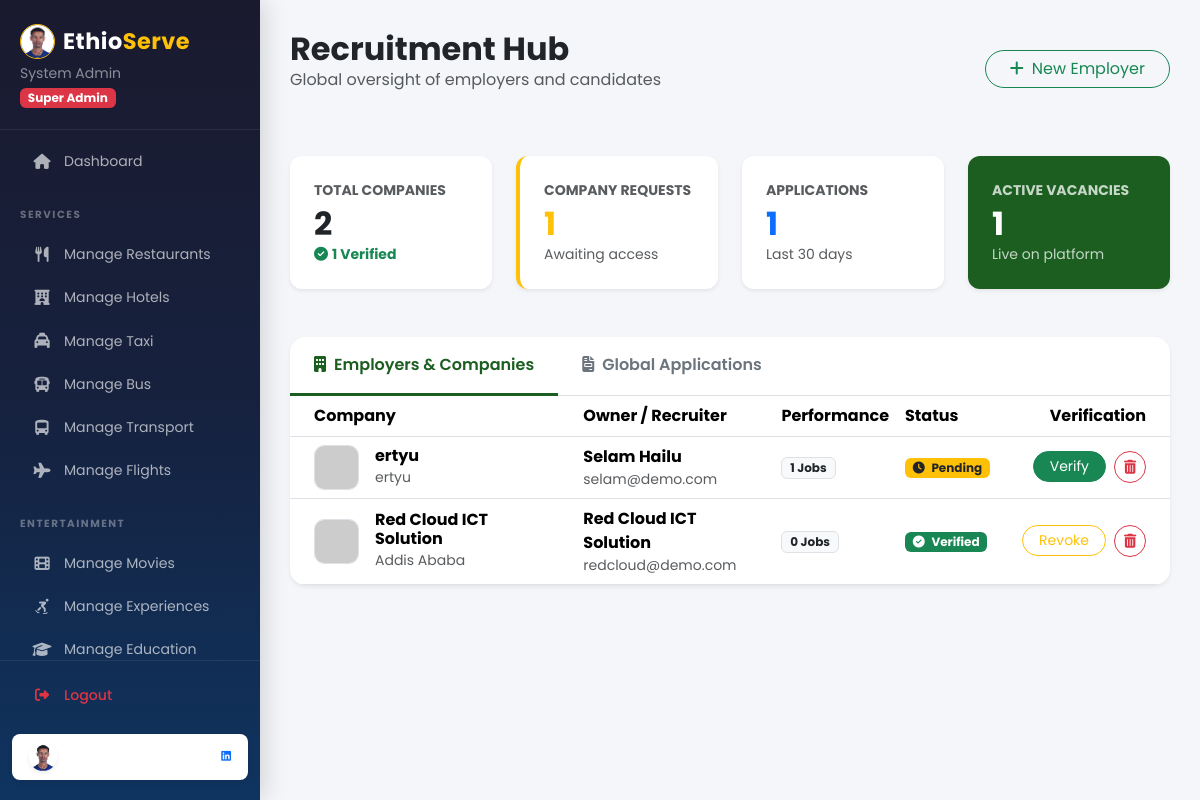
Screenshot of /admin/manage_jobs.php (signed in) with the database file from the repository.
### tables this page shows
CREATE TABLE `job_companies` (
  `id` int(11) NOT NULL AUTO_INCREMENT,
  `user_id` int(11) NOT NULL,
  `company_name` varchar(200) NOT NULL,
  `logo_url` text DEFAULT NULL,
  `description` text DEFAULT NULL,
  `website` varchar(255) DEFAULT NULL,
  `location` varchar(200) DEFAULT NULL,
  `industry` varchar(100) DEFAULT NULL,
  `size` varchar(50) DEFAULT NULL,
  `verified` tinyint(1) DEFAULT 0,
  `rating` decimal(3,2) DEFAULT 0.00,
  `created_at` timestamp NOT NULL DEFAULT current_timestamp(),
  PRIMARY KEY (`id`),
  KEY `user_id` (`user_id`),
  CONSTRAINT `job_companies_ibfk_1` FOREIGN KEY (`user_id`) REFERENCES `users` (`id`) ON DELETE CASCADE
);

CREATE TABLE `users` (
  `id` int(11) NOT NULL AUTO_INCREMENT,
  `username` varchar(50) NOT NULL,
  `password` varchar(255) NOT NULL,
  `email` varchar(100) NOT NULL,
  `full_name` varchar(100) DEFAULT NULL,
  `phone` varchar(20) DEFAULT NULL,
  `role` enum('admin','hotel','broker','transport','customer','restaurant','taxi','student','doctor','employer','dating','home_pro') DEFAULT 'customer',
  `grade` int(11) DEFAULT 0,
  `profile_photo` varchar(255) DEFAULT NULL,
  `created_at` timestamp NOT NULL DEFAULT current_timestamp(),
  PRIMARY KEY (`id`),
  UNIQUE KEY `username` (`username`),
  UNIQUE KEY `email` (`email`)
);

### admin/manage_jobs.php (the view, shortened to what this page needs)
<?php
require_once '../includes/db.php';
$stmt = $pdo->query("
    SELECT c.*, u.full_name as owner_name, u.email as owner_email, u.phone as owner_phone,
           (SELECT COUNT(*) FROM job_listings WHERE company_id = c.id) as job_count
    FROM job_companies c
    JOIN users u ON c.user_id = u.id
    ORDER BY c.verified ASC, c.company_name ASC
");
$companies = $stmt->fetchAll();
$stmt = $pdo->query("
    SELECT ja.*, jl.title as job_title, jc.company_name,
           u.full_name as applicant_name, u.email as applicant_email, u.phone as applicant_phone,
           jp.profile_pic, jp.headline, jp.bio, jp.skills, jp.experience_years, jp.education
    FROM job_applications ja
    JOIN job_listings jl ON ja.job_id = jl.id
    JOIN job_companies jc ON jl.company_id = jc.id
    JOIN users u ON ja.applicant_id = u.id
    LEFT JOIN job_profiles jp ON u.id = jp.user_id
    ORDER BY ja.applied_at DESC
    LIMIT 50
");
$applications = $stmt->fetchAll();
$total_companies = count($companies);
$verified_companies = 0;
foreach ($companies as $c)
    if ($c['verified'])
        $verified_companies++;
$pending_verification = $total_companies - $verified_companies;
?>
<!DOCTYPE html>
<html lang="en">
<head>
    <link href="https://cdn.jsdelivr.net/npm/bootstrap@5.3.2/dist/css/bootstrap.min.css" rel="stylesheet">
    <link rel="stylesheet" href="https://cdnjs.cloudflare.com/ajax/libs/font-awesome/6.4.2/css/all.min.css">
    <link rel="stylesheet" href="../assets/css/style.css">
</head>
<body>
    <div class="dashboard-wrapper">
        <?php include('../includes/sidebar_admin.php'); ?>
        <div class="main-content">
            <div class="d-flex justify-content-between align-items-center mb-5">
                <div>
                    <h2 class="fw-bold mb-0">Recruitment Hub</h2>
                    <p class="text-muted">Global oversight of employers and candidates</p>
                </div>
                <div class="d-flex gap-2">
                    <a href="add_company.php" class="btn btn-outline-success rounded-pill px-4">
                        <i class="fas fa-plus me-2"></i>New Employer
                    </a>
                </div>
            </div>
            <div class="row g-4 mb-5">
                <div class="col-md-3">
                    <div class="card border-0 shadow-sm p-4 bg-white">
                        <p class="small fw-bold text-uppercase text-muted mb-1">Total Companies</p>
                        <h2 class="fw-bold mb-0 text-dark"><?php echo $total_companies; ?></h2>
                        <small class="text-success fw-bold"><i
                                class="fas fa-check-circle me-1"></i><?php echo $verified_companies; ?> Verified</small>
                    </div>
                </div>
                <div class="col-md-3">
                    <div class="card border-0 shadow-sm p-4 bg-white border-start border-warning border-4">
                        <p class="small fw-bold text-uppercase text-muted mb-1">Company Requests</p>
                        <h2 class="fw-bold mb-0 text-warning"><?php echo $pending_verification; ?></h2>
                        <small class="text-muted">Awaiting access</small>
                    </div>
                </div>
                <div class="col-md-3">
                    <div class="card border-0 shadow-sm p-4 bg-white">
                        <p class="small fw-bold text-uppercase text-muted mb-1">Applications</p>
                        <h2 class="fw-bold mb-0 text-primary"><?php echo count($applications); ?></h2>
                        <small class="text-muted">Last 30 days</small>
                    </div>
                </div>
                <div class="col-md-3">
                    <div class="card border-0 shadow-sm p-4 bg-primary-green text-white">
                        <p class="small fw-bold text-uppercase opacity-75 mb-1">Active Vacancies</p>
                        <h2 class="fw-bold mb-0">
                            <?php echo array_sum(array_column($companies, 'job_count')); ?>
                        </h2>
                        <small class="opacity-75">Live on platform</small>
                    </div>
                </div>
            </div>
            <div class="card border-0 shadow-sm rounded-4 overflow-hidden">
                <div class="card-header p-0">
                    <ul class="nav nav-tabs" id="recruitmentTabs" role="tablist">
                        <li class="nav-item">
                            <button class="nav-link active" id="companies-tab" data-bs-toggle="tab"
                                data-bs-target="#companies-content" type="button">
                                <i class="fas fa-building me-2"></i>Employers & Companies
                            </button>
                        </li>
                        <li class="nav-item">
                            <button class="nav-link" id="applications-tab" data-bs-toggle="tab"
                                data-bs-target="#applications-content" type="button">
                                <i class="fas fa-file-invoice me-2"></i>Global Applications
                            </button>
                        </li>
                    </ul>
                </div>
                <div class="tab-content" id="recruitmentTabsContent">
                    <div class="tab-pane fade show active" id="companies-content" role="tabpanel">
                        <div class="table-responsive">
                            <table class="table align-middle mb-0">
                                <thead class="bg-light">
                                    <tr>
                                        <th class="px-4">Company</th>
                                        <th>Owner / Recruiter</th>
                                        <th>Performance</th>
                                        <th>Status</th>
                                        <th class="text-end px-4">Verification</th>
                                    </tr>
                                </thead>
                                <tbody>
                                    <?php if (empty($companies)): ?>
                                        <tr>
                                            <td colspan="5" class="text-center py-5 text-muted">No companies found</td>
                                        </tr>
                                    <?php else: ?>
                                        <?php foreach ($companies as $company): ?>
                                            <tr>
                                                <td class="px-4">
                                                    <div class="d-flex align-items-center gap-3">
                                                        <img src="<?php echo $company['logo_url'] ?: 'https://ui-avatars.com/api/?name=' . urlencode($company['company_name']) . '&background=1B5E20&color=fff&bold=true'; ?>"
                                                            class="company-logo border">
                                                        <div>
                                                            <h6 class="mb-0 fw-bold">
                                                                <?php echo htmlspecialchars($company['company_name']); ?></h6>
                                                            <small
                                                                class="text-muted"><?php echo htmlspecialchars($company['location'] ?: 'Not set'); ?></small>
                                                        </div>
                                                    </div>
                                                </td>
                                                <td>
                                                    <div class="fw-bold"><?php echo htmlspecialchars($company['owner_name']); ?>
                                                    </div>
                                                    <div class="text-muted small">
                                                        <?php echo htmlspecialchars($company['owner_email']); ?></div>
                                                </td>
                                                <td>
                                                    <span
                                                        class="badge bg-light text-dark border"><?php echo $company['job_count']; ?>
                                                        Jobs</span>
                                                </td>
                                                <td>
                                                    <?php if ($company['verified']): ?>
                                                        <span class="badge bg-success"><i class="fas fa-check-circle me-1"></i>
                                                            Verified</span>
                                                    <?php else: ?>
                                                        <span class="badge bg-warning text-dark"><i class="fas fa-clock me-1"></i>
                                                            Pending</span>
                                                    <?php endif; ?>
                                                </td>
                                                <td class="text-end px-4">
                                                    <div class="d-flex justify-content-end gap-2">
                                                        <form method="POST" class="d-inline">
                                                            <button type="submit"
                                                                class="btn btn-sm <?php echo $company['verified'] ? 'btn-outline-warning' : 'btn-success'; ?> rounded-pill px-3">
                                                                <?php echo $company['verified'] ? 'Revoke' : 'Verify'; ?>
                                                            </button>
                                                        </form>
                                                        <a href="?delete=<?php echo $company['id']; ?>"
                                                            class="btn btn-sm btn-outline-danger rounded-circle p-0 d-flex align-items-center justify-content-center"
                                                            style="width:32px; height:32px;"
                                                            onclick="return confirm('Remove this company?')">
                                                            <i class="fas fa-trash-alt"></i>
                                                        </a>
                                                    </div>
                                                </td>
                                            </tr>
                                        <?php endforeach; ?>
                                    <?php endif; ?>
                                </tbody>
                            </table>
                        </div>
                    </div>
                </div>
            </div>
        </div>
    </div>
</body>
</html>

### assets/css/style.css (style rules this page uses)
:root { --primary-green: #1B5E20; --secondary-gold: #F9A825; --accent-red: #C62828; --bg-light: #F8F9FA; --text-dark: #212529; --white: #ffffff; --shadow-sm: 0 .125rem .25rem rgba(0, 0, 0, .075); --shadow-md: 0 .5rem 1rem rgba(0, 0, 0, .15); --transition-base: all 0.3s ease-in-out; }
body { font-family: 'Poppins', 'Inter', sans-serif; background-color: var(--bg-light); color: var(--text-dark); }
h1, h2, h3, h4, h5, h6 { font-weight: 700; }
.bg-primary-green { background-color: var(--primary-green) !important; }
.card { border: none; border-radius: 12px; box-shadow: var(--shadow-sm); transition: var(--transition-base); overflow: hidden; }

### admin/manage_jobs.php (style rules this page uses)
body { overflow-x: hidden; background-color: #f4f6f9; }
.main-content { margin-left: 240px; width: calc(100% - 240px); padding: 30px; min-height: 100vh; }
.company-logo, .applicant-avatar { width: 45px; height: 45px; object-fit: cover; border-radius: 10px; }
.card-header { border-bottom: 0; background-color: #fff; padding: 1.25rem 1.5rem; }
.nav-tabs .nav-link { border: none; color: #6c757d; font-weight: 600; padding: 1rem 1.5rem; }
.nav-tabs .nav-link.active { color: #1B5E20; border-bottom: 3px solid #1B5E20; background: transparent; }

### includes/sidebar_admin.php (style rules this page uses)
.main-content { margin-left: 260px; width: calc(100% - 260px); }

### rows the page displays
job_companies: company_name "ertyu", location "ertyu", user.full_name "Selam Hailu", user.email "selam@demo.com", job_count "1", verified 0 (drawn)
job_companies: company_name "Red Cloud ICT Solution", location "Addis Ababa", user.full_name "Red Cloud ICT Solution", user.email "redcloud@demo.com", job_count "0", verified 1 (drawn)

### other values shown
$_SESSION['full_name'] "System Admin"
$total_companies "2"
$verified_companies "1"
$pending_verification "1"
count($applications) "1"
array_sum(array_column($companies, 'job_count')) "1"
